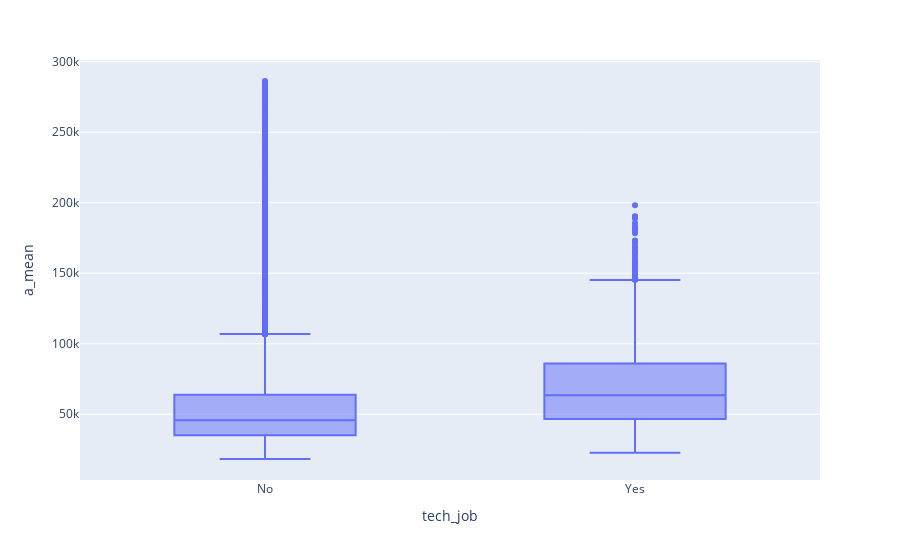

Source (notebook cell):
### Code cell
# df_occupations.boxplot('a_mean', by='tech_job', figsize=[10,10])
px.box(df_occupations,'tech_job', 'a_mean')

### Figure 1 — Plotly figure (JSON) as saved in the notebook; plotly's stock layout.template omitted (floating-point values rounded to 4 significant figures; data arrays with more than 128 entries replaced by an {"elided": "..."} marker saying what was removed)
{"data": [{"alignmentgroup": "True", "hovertemplate": "tech_job=%{x}<br>a_mean=%{y}<extra></extra>", "legendgroup": "", "marker": {"color": "#636efa"}, "name": "", "notched": false, "offsetgroup": "", "orientation": "v", "showlegend": false, "type": "box", "x": {"elided": "31104 str values"}, "x0": " ", "xaxis": "x", "y": {"elided": "31104 int values"}, "y0": " ", "yaxis": "y"}], "layout": {"boxmode": "group", "legend": {"tracegroupgap": 0}, "margin": {"t": 60}, "xaxis": {"anchor": "y", "domain": [0, 1], "title": {"text": "tech_job"}}, "yaxis": {"anchor": "x", "domain": [0, 1], "title": {"text": "a_mean"}}}}
